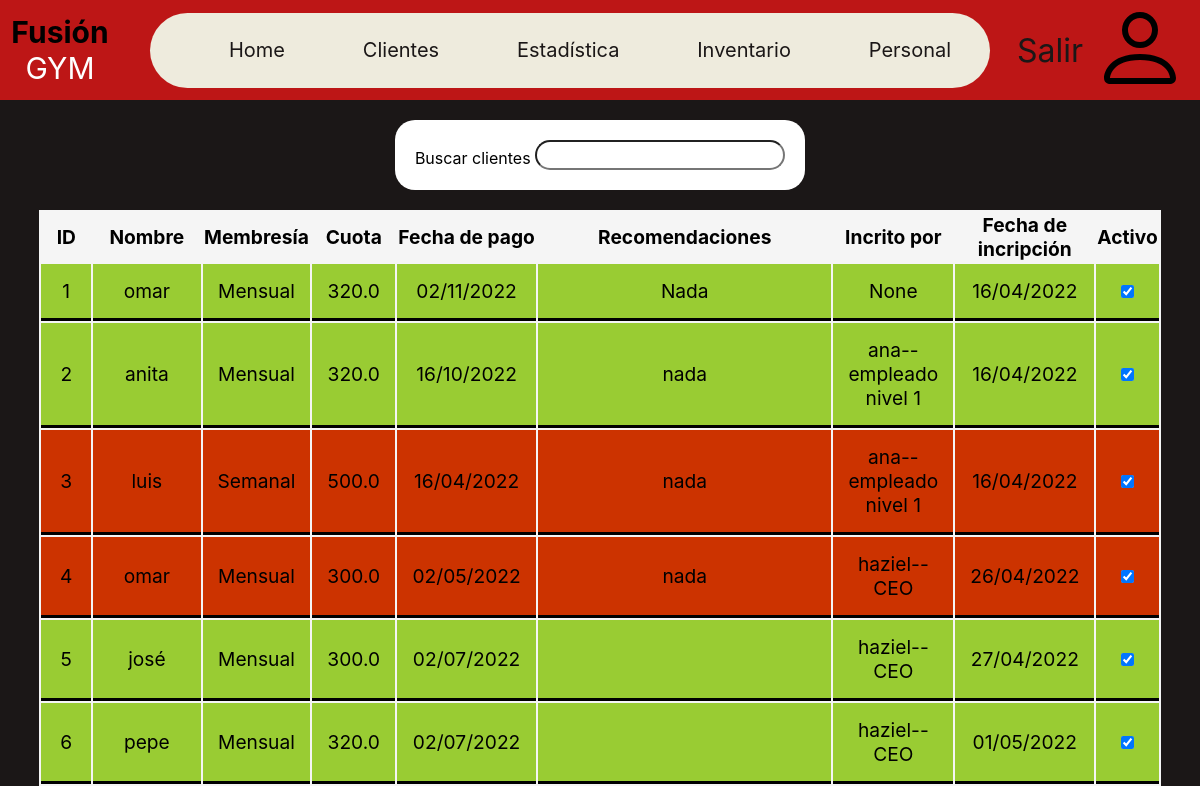
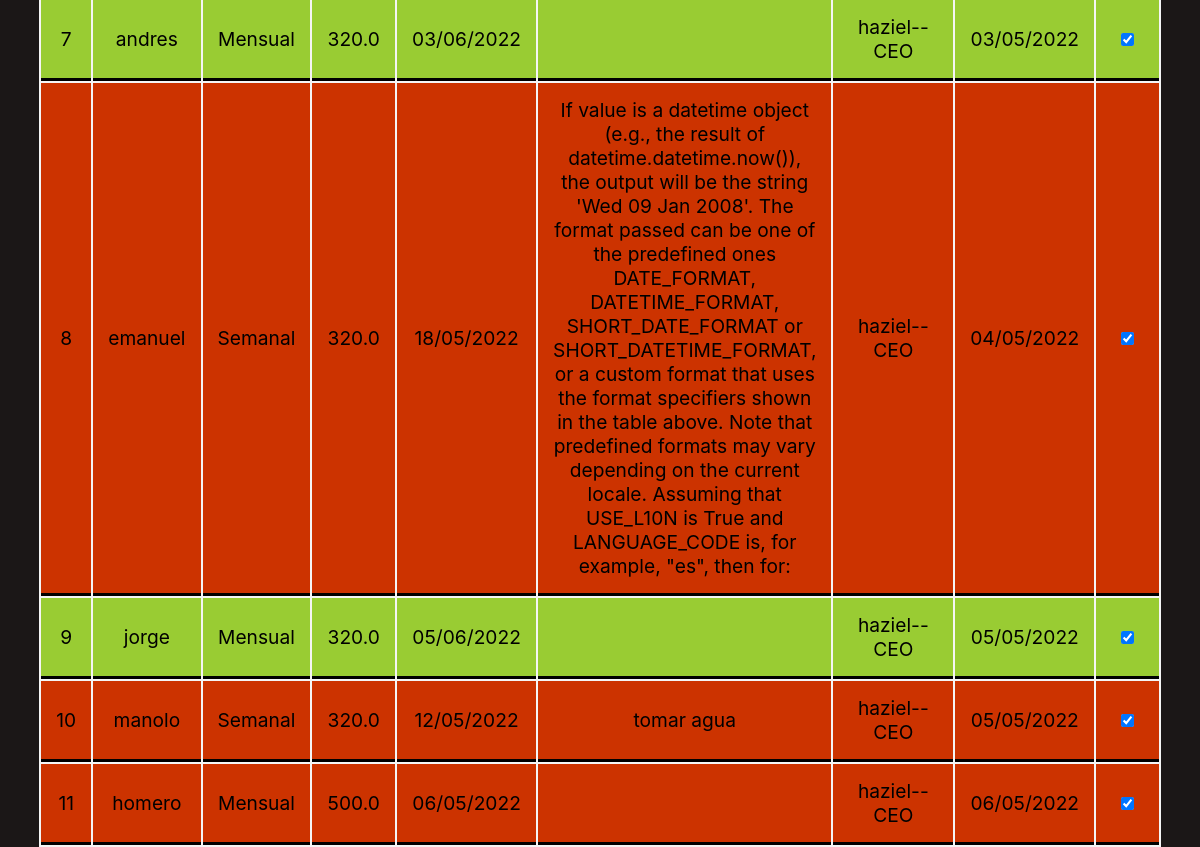
Page /clientes (signed in) on the earlier database version (2 pictures, top to bottom).
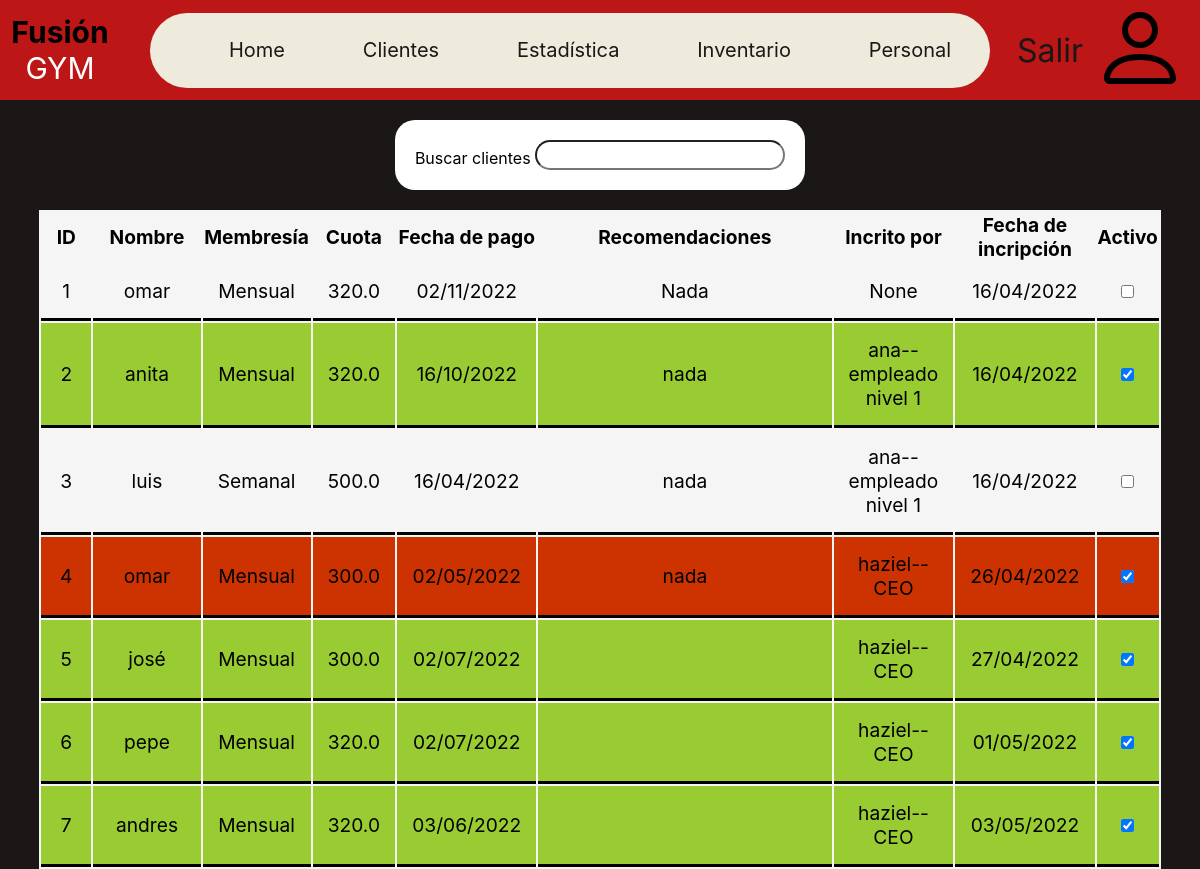
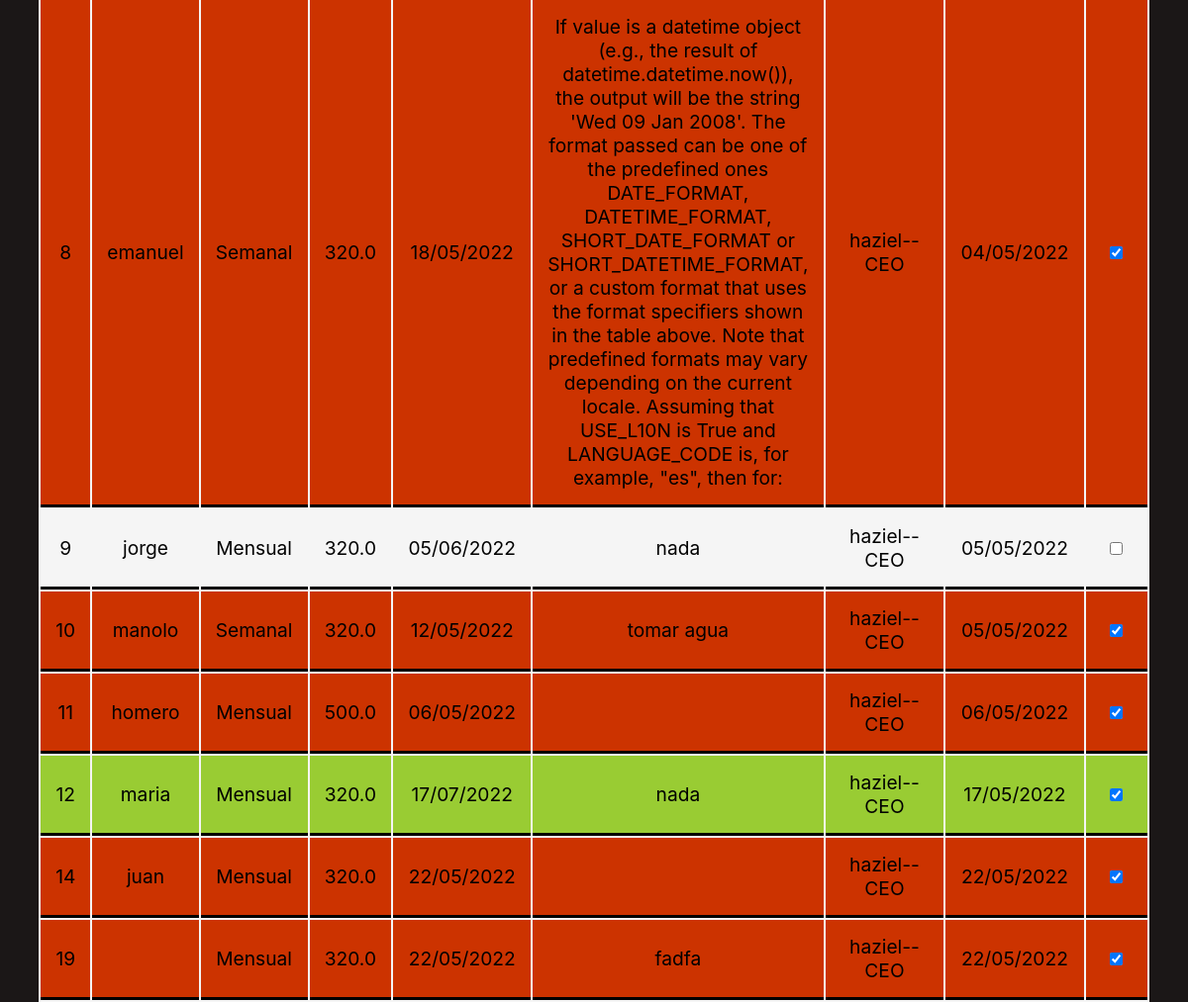
Same page on the later database version (2 pictures, top to bottom).
### base/models.py (models this page shows, shortened)
class Client(models.Model):
    client_type = ('month', 'week', 'visit')
    client_type_readable = tuple(zip(client_type, client_type))
    inscription = models.DateTimeField(auto_now_add=True)
    membership = models.CharField(
        max_length=50, choices=client_type_readable, default=client_type[0])
    name = models.CharField(max_length=100)
    register_by = models.ForeignKey(
        Staff, on_delete=models.SET_NULL, null=True)
    inscription = models.DateTimeField(auto_now_add=True)
    fee = models.FloatField()
    paid_until = models.DateTimeField(auto_now_add=True)
    advice = models.TextField(default='')
    is_active = models.BooleanField(default=True)
    charges = models.FloatField(default=0)

class Staff(AbstractUser):
    username = models.CharField(max_length=200, default="", unique=True)
    RANKS = (
        'CEO', 'segundo al mando',
        'empleado nivel 1', 'empleado nivel 2')
    ranks_readable = tuple(zip(RANKS, RANKS))
    rank = models.CharField(
        max_length=50, choices=ranks_readable, default=RANKS[-1])
    def __str__(self):
        return f'{self.username}--{self.rank}'

### base/views.py (the view)
# urls.py: path('clientes',views.clients,name='clients'),
@login_required(login_url='login-page')
def clients(req):
    updateClient()
    q = req.GET.get('q') if req.GET.get('q') != None else ''
    clients = Client.objects.filter(Q(name__icontains=q))
    context = {'title':'Clientes', 'clients':clients}
    return render(req,'base/clients.html',context)

### stats/utils/updateClient.py (called while the page is built)
def surcharge(c):
    pass

def updateClient():
    clients = Client.objects.all()
    for c in clients:
        if c.is_active :
            surcharge(c)

### base/templates/base/clients.html (shortened to what this page needs)
{% extends 'main.html' %} {% load static %} {% block content %}
<link rel="stylesheet" href="{% static 'styles/clients.css' %}" />
{% include 'menu.html' %}
<div class="search-clt">
  <form method="GET" action="{% url 'clients' %}">
    <label for="">Buscar clientes</label>
    <input type="search" id="search-bar" name="q" />
  </form>
</div>
<main>
  <table id="table_id">
    <tr>
      <th>ID</th>
      <th>Nombre</th>
      <th>Membresía</th>
      <th>Cuota</th>
      <th>Fecha de pago</th>
      <th>Recomendaciones</th>
      <th>Incrito por</th>
      <th>Fecha de incripción</th>
      <th>Activo</th>
    </tr>
    {% for clt in clients %}
    <tr class="client">
      <td>{{clt.id}}</td>
      <td>{{clt.name}}</td>
      <td>
        {% if clt.membership == 'week' %} Semanal {% else %} Mensual {% endif %}
      </td>
      <td>{{clt.fee}}</td>
      <td class="dateUntil">{{clt.paid_until|date:"d/m/Y"}}</td>
      <td>{{clt.advice}}</td>
      <td>{{clt.register_by}}</td>
      <td>{{clt.inscription|date:"d/m/Y"}}</td>
      <td >
        <input  class ="is_active" id="active{{clt.id}}" type="checkbox" {% if clt.is_active %} checked {% endif %}>
      </td>
    </tr>
    {% endfor %}
  </table>
</main>
{% endblock content %}

Differences in the rows shown:
changed Client "Nada": is_active "☑" → "☐"
changed Client "luis": is_active "☑" → "☐"
changed Client "jorge": advice (not shown) → "nada"; is_active "☑" → "☐"
added Client: id "12", name "maria", membership "Mensual", fee "320.0", paid_until "17/07/2022", advice "nada", register_by "haziel--CEO", inscription "17/05/2022", is_active "☑"
added Client: id "14", name "juan", membership "Mensual", fee "320.0", paid_until "22/05/2022", register_by "haziel--CEO", inscription "22/05/2022", is_active "☑"
added Client: id "19", membership "Mensual", fee "320.0", paid_until "22/05/2022", advice "fadfa", register_by "haziel--CEO", inscription "22/05/2022", is_active "☑"
